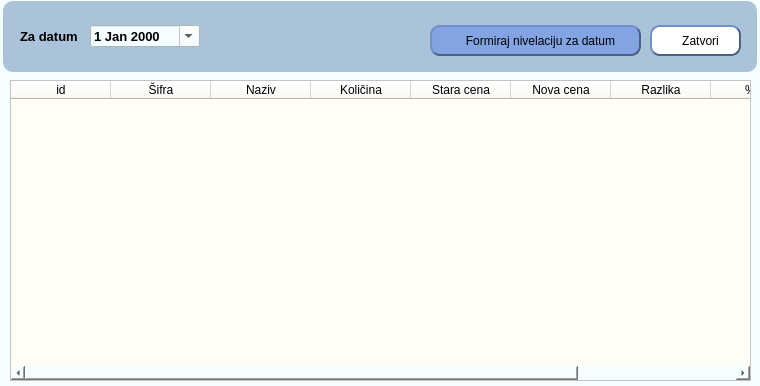
<?xml version="1.0" encoding="UTF-8"?>
<ui version="4.0">
 <class>nivelacija</class>
 <widget class="QWidget" name="nivelacija">
  <property name="geometry">
   <rect>
    <x>0</x>
    <y>0</y>
    <width>760</width>
    <height>386</height>
   </rect>
  </property>
  <property name="windowTitle">
   <string>Nivelacija za popuste</string>
  </property>
  <property name="windowIcon">
   <iconset>
    <normaloff>../resources/logo.png</normaloff>../resources/logo.png</iconset>
  </property>
  <property name="styleSheet">
   <string notr="true">background-color: #F5FEFF;</string>
  </property>
  <widget class="QLabel" name="label">
   <property name="geometry">
    <rect>
     <x>3</x>
     <y>1</y>
     <width>754</width>
     <height>71</height>
    </rect>
   </property>
   <property name="styleSheet">
    <string notr="true">background-color: rgb(170, 195, 217);
border-radius:10px;</string>
   </property>
   <property name="text">
    <string/>
   </property>
  </widget>
  <widget class="QLabel" name="label_2">
   <property name="geometry">
    <rect>
     <x>20</x>
     <y>25</y>
     <width>61</width>
     <height>22</height>
    </rect>
   </property>
   <property name="font">
    <font>
     <pointsize>10</pointsize>
     <bold>true</bold>
    </font>
   </property>
   <property name="styleSheet">
    <string notr="true">background-color: rgba(255, 255, 255, 0);
border:none;

</string>
   </property>
   <property name="text">
    <string>Za datum</string>
   </property>
  </widget>
  <widget class="QDateEdit" name="datumEdit">
   <property name="geometry">
    <rect>
     <x>90</x>
     <y>25</y>
     <width>110</width>
     <height>22</height>
    </rect>
   </property>
   <property name="font">
    <font>
     <pointsize>10</pointsize>
     <bold>true</bold>
    </font>
   </property>
   <property name="styleSheet">
    <string notr="true">QCalendarWidget QWidget {
    background-color: white;
    color: black;
}
QCalendarWidget QAbstractItemView {
    selection-background-color: #0078D7;
    selection-color: white;
    background-color: white;
    color: black;
}
QCalendarWidget QToolButton {
    background-color: #0078D7;
    color: white;
    border-radius: 5px;
    padding: 5px;
}
QCalendarWidget QToolButton:hover {
    background-color: #005a9e;
}
QCalendarWidget QHeaderView {
    background-color: #F0F0F0;
}






</string>
   </property>
   <property name="calendarPopup">
    <bool>true</bool>
   </property>
  </widget>
  <widget class="QPushButton" name="btnObradi">
   <property name="geometry">
    <rect>
     <x>430</x>
     <y>25</y>
     <width>211</width>
     <height>31</height>
    </rect>
   </property>
   <property name="cursor">
    <cursorShape>PointingHandCursor</cursorShape>
   </property>
   <property name="styleSheet">
    <string notr="true">QPushButton#btnObradi {
	background-color: #82a4e3;
	color: black;
    border-style:outset;
	border-width:2px;
	border-radius:10px;
	border-color:#4c6084;
	padding:2px;
}
QPushButton#btnObradi:hover {
   	background-color: #a2c4e0; 
	color: black;
}
QPushButton#btnObradi:pressed {
    background-color:#5bacc2; /* Plava */
	color: black; /* Bela boja teksta */
}</string>
   </property>
   <property name="text">
    <string>   Formiraj nivelaciju za datum</string>
   </property>
   <property name="icon">
    <iconset>
     <normaloff>../resources/obradi.png</normaloff>../resources/obradi.png</iconset>
   </property>
  </widget>
  <widget class="QPushButton" name="btnCancel">
   <property name="geometry">
    <rect>
     <x>650</x>
     <y>25</y>
     <width>91</width>
     <height>31</height>
    </rect>
   </property>
   <property name="cursor">
    <cursorShape>PointingHandCursor</cursorShape>
   </property>
   <property name="styleSheet">
    <string notr="true">background-color: rgb(255, 255, 255);
border-style:outset;
	border-width:2px;
	border-radius:10px;
	border-color:#4c6084;
	padding:2px;</string>
   </property>
   <property name="text">
    <string>   Zatvori</string>
   </property>
   <property name="icon">
    <iconset>
     <normaloff>../resources/cancel.png</normaloff>../resources/cancel.png</iconset>
   </property>
  </widget>
  <widget class="QTableWidget" name="tableStavke">
   <property name="geometry">
    <rect>
     <x>10</x>
     <y>80</y>
     <width>741</width>
     <height>301</height>
    </rect>
   </property>
   <property name="styleSheet">
    <string notr="true">background-color: #FFFDF6;</string>
   </property>
   <column>
    <property name="text">
     <string>id</string>
    </property>
    <property name="background">
     <color>
      <red>162</red>
      <green>196</green>
      <blue>224</blue>
     </color>
    </property>
   </column>
   <column>
    <property name="text">
     <string>Šifra</string>
    </property>
    <property name="background">
     <color>
      <red>162</red>
      <green>196</green>
      <blue>224</blue>
     </color>
    </property>
   </column>
   <column>
    <property name="text">
     <string>Naziv</string>
    </property>
    <property name="background">
     <color>
      <red>162</red>
      <green>196</green>
      <blue>224</blue>
     </color>
    </property>
   </column>
   <column>
    <property name="text">
     <string>Količina</string>
    </property>
    <property name="background">
     <color>
      <red>162</red>
      <green>196</green>
      <blue>224</blue>
     </color>
    </property>
   </column>
   <column>
    <property name="text">
     <string>Stara cena</string>
    </property>
    <property name="background">
     <color>
      <red>162</red>
      <green>196</green>
      <blue>224</blue>
     </color>
    </property>
   </column>
   <column>
    <property name="text">
     <string>Nova cena</string>
    </property>
    <property name="background">
     <color>
      <red>162</red>
      <green>196</green>
      <blue>224</blue>
     </color>
    </property>
   </column>
   <column>
    <property name="text">
     <string>Razlika</string>
    </property>
    <property name="background">
     <color>
      <red>162</red>
      <green>196</green>
      <blue>224</blue>
     </color>
    </property>
   </column>
   <column>
    <property name="text">
     <string>% niv.</string>
    </property>
    <property name="background">
     <color>
      <red>162</red>
      <green>196</green>
      <blue>224</blue>
     </color>
    </property>
   </column>
   <column>
    <property name="text">
     <string>broj</string>
    </property>
    <property name="background">
     <color>
      <red>162</red>
      <green>196</green>
      <blue>224</blue>
     </color>
    </property>
   </column>
  </widget>
 </widget>
 <resources/>
 <connections/>
</ui>
